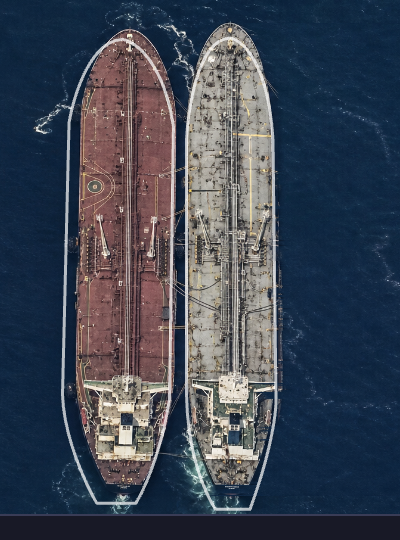
#> input picture .sts_mask/shot3.png, 400 x 540 px, found by its file name
$ python diag3.py
#> lines starting #> are read from the running program, lines starting #| are printed output that depends on the picture; after the words box and inside, x2 and y2 are one past the last pixel; in counts of white or black regions, pixels touching at a corner belong together
import numpy as np
from PIL import Image

im = Image.open('.sts_mask/shot3.png').convert('RGB')
a = np.asarray(im).astype(np.int32)
H, W, _ = a.shape
#> H = 540; W = 400
water = a[:, :12, :].reshape(-1, 3).mean(axis=0)
#> water = [16.41, 37.33, 62.06]
print('shot', W, H, 'water', water.astype(int))
#| shot 400 540 water [16 37 62]
dist = np.sqrt(((a - water) ** 2).sum(axis=2))
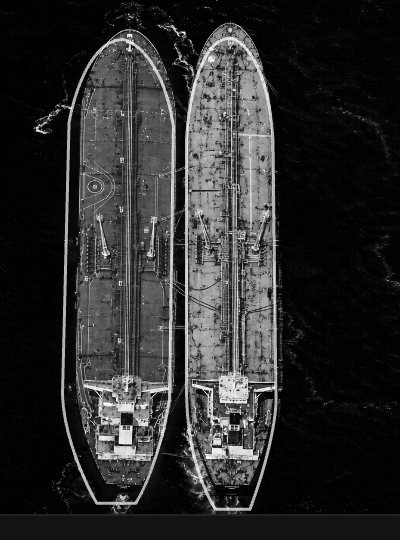
#> dist: shape (540, 400) float64; min 0.524, max 369.8, mean 65.2; drawn with min black and max white

mn = a.min(axis=2); mx = a.max(axis=2)
#> after `mn = a.min(axis=2)`:
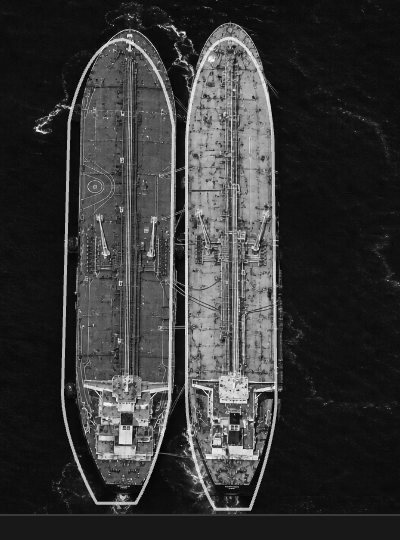
#> mn: shape (540, 400) int32; min 1, max 249, mean 54.3
#> after `mx = a.max(axis=2)`:
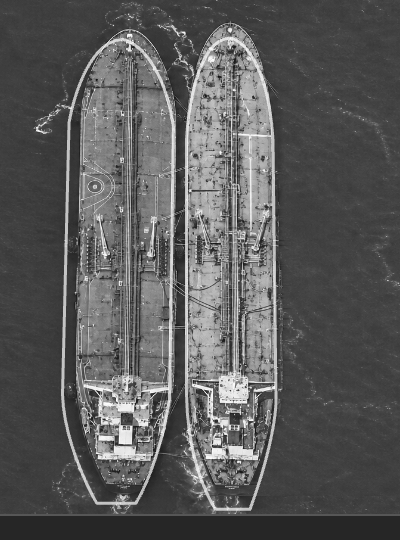
#> mx: shape (540, 400) int32; min 16, max 254, mean 89.9
whiteish = (mn > 120) & ((mx - mn) < 55)   # bright, low-sat -> outline stroke / foam
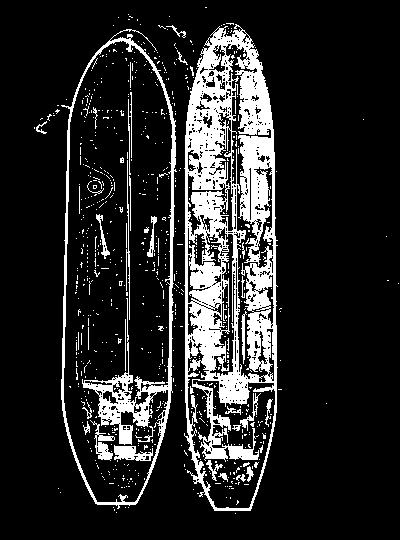
#> whiteish: shape (540, 400) bool; 15.3% white; 754 white regions (717 under 20 px), largest, box (x1, y1, x2, y2) and area: (184, 24, 278, 511) 22589, (61, 29, 177, 509) 5567, (114, 445, 153, 461) 387

# For a set of sample rows, print: ship left/right edge (dist>50) and
# outline left/right edge (whiteish) so we can see the gap in the water.
for y in [120, 200, 280, 360, 430]:
    ship_cols = np.where(dist[y] > 55)[0]
    w_cols = np.where(whiteish[y])[0]
    sL = ship_cols.min() if ship_cols.size else -1
    sR = ship_cols.max() if ship_cols.size else -1
    wL = w_cols.min() if w_cols.size else -1
    wR = w_cols.max() if w_cols.size else -1
    print(f'y={y}: shipL={sL} shipR={sR} | outlineL={wL} outlineR={wR} '
          f'| leftGap={sL-wL} rightGap={wR-sR}')
#> this loop made 5 passes
#> (sL, sR, wL, wR) on passes 1 to 5: (37, 369, 49, 272), (65, 275, 66, 274), (63, 388, 64, 388), (61, 282, 62, 280), (66, 273, 66, 273)
#| y=120: shipL=37 shipR=369 | outlineL=49 outlineR=272 | leftGap=-12 rightGap=-97
#| y=200: shipL=65 shipR=275 | outlineL=66 outlineR=274 | leftGap=-1 rightGap=-1
#| y=280: shipL=63 shipR=388 | outlineL=64 outlineR=388 | leftGap=-1 rightGap=0
#| y=360: shipL=61 shipR=282 | outlineL=62 outlineR=280 | leftGap=-1 rightGap=-2
#| y=430: shipL=66 shipR=273 | outlineL=66 outlineR=273 | leftGap=0 rightGap=0

$ run again, with .sts_mask/app_shot.png copied over .sts_mask/shot3.png
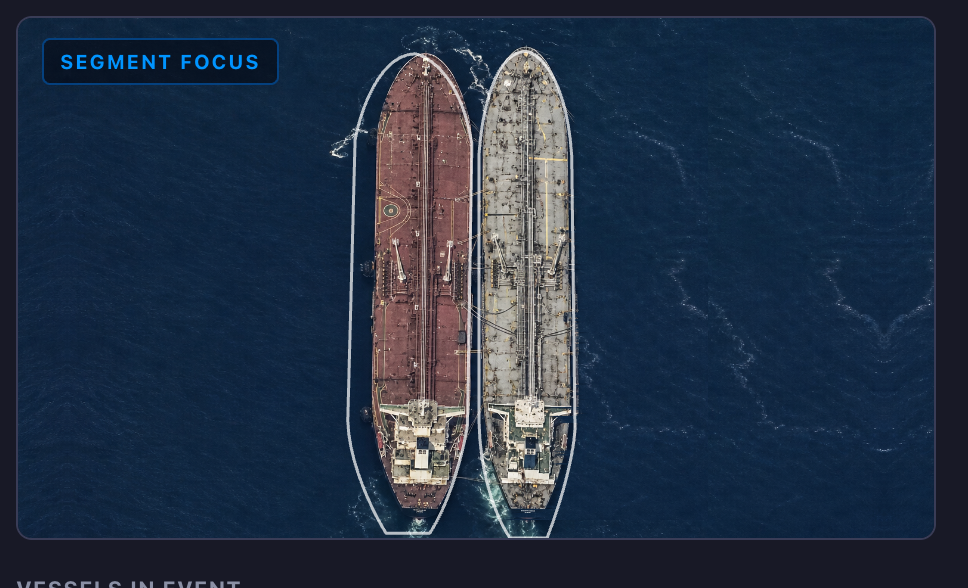
#> input picture .sts_mask/app_shot.png, 968 x 588 px, found by its file name
#> water = [24, 25, 38]
#| shot 968 588 water [24 25 38]
#> `mx = a.max(axis=2)`:
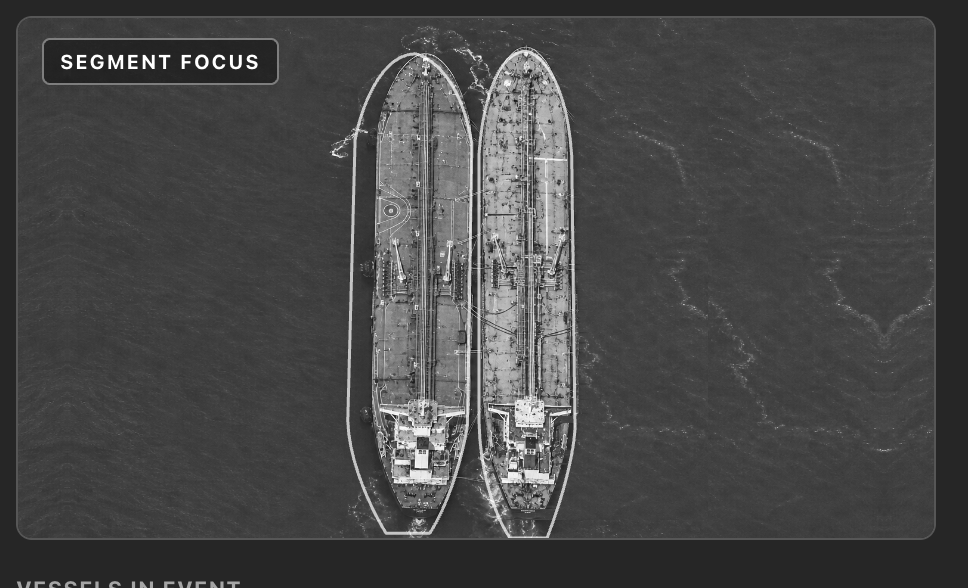
#> mx: shape (588, 968) int32; min 14, max 255, mean 71.2
#> `whiteish = (mn > 120) & ((mx - mn) < 55)`:
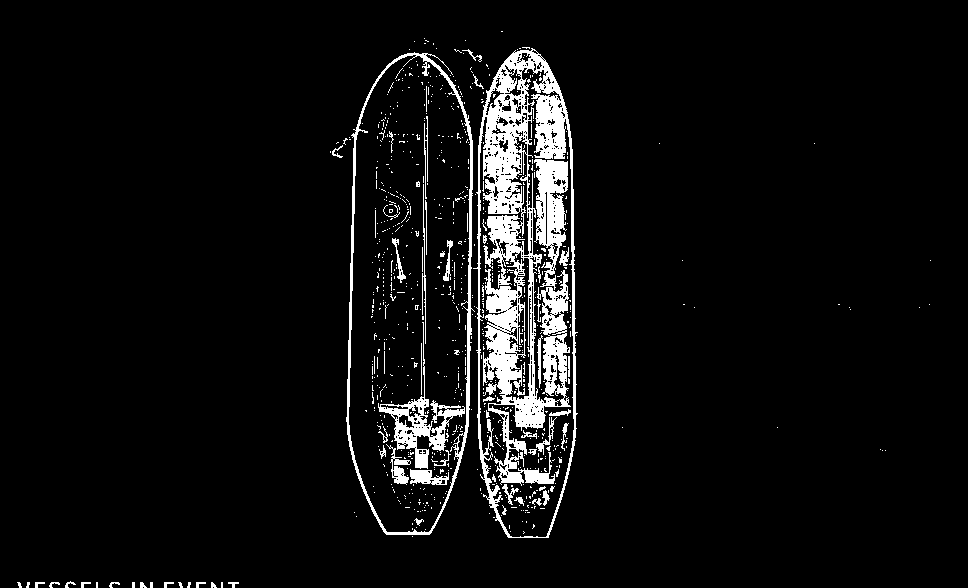
#> whiteish: shape (588, 968) bool; 5.9% white; 829 white regions (774 under 20 px), largest, box (x1, y1, x2, y2) and area: (473, 48, 578, 538) 19919, (346, 52, 475, 535) 3419, (534, 159, 568, 290) 2481
#> the loop `for y in [120, 200, 280, 360, 430]:` made 5 passes
#> (wL, wR) on passes 1 to 5: (358, 568), (352, 573), (350, 574), (348, 575), (347, 575)
#> (printed output is left out)

$ run again, with .sts_mask/debug_sts_raft_3.png.png copied over .sts_mask/shot3.png
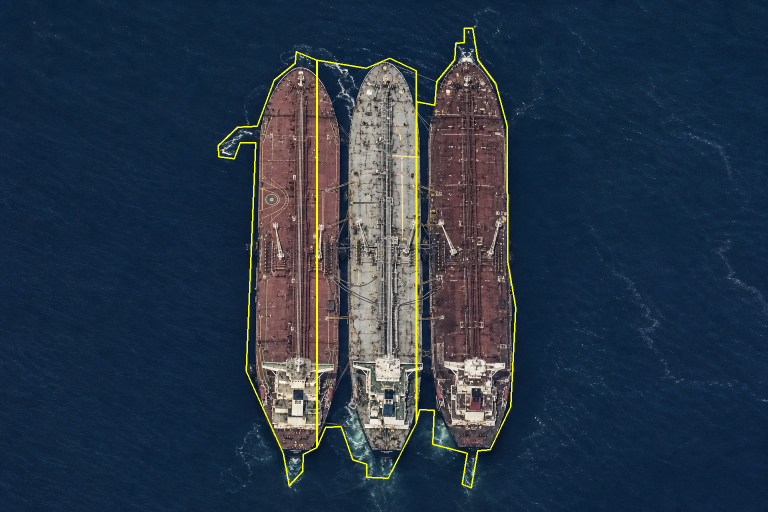
#> input picture .sts_mask/debug_sts_raft_3.png.png, 1536 x 1024 px, found by its file name (shown at 1/2 size)
#> im is the input picture: PIL image 1536x1024 RGB; mean R, G, B 39.9, 54.1, 70.6
#> water = [16.86, 37.49, 63.44]
#| shot 1536 1024 water [16 37 63]
#> `mx = a.max(axis=2)`:
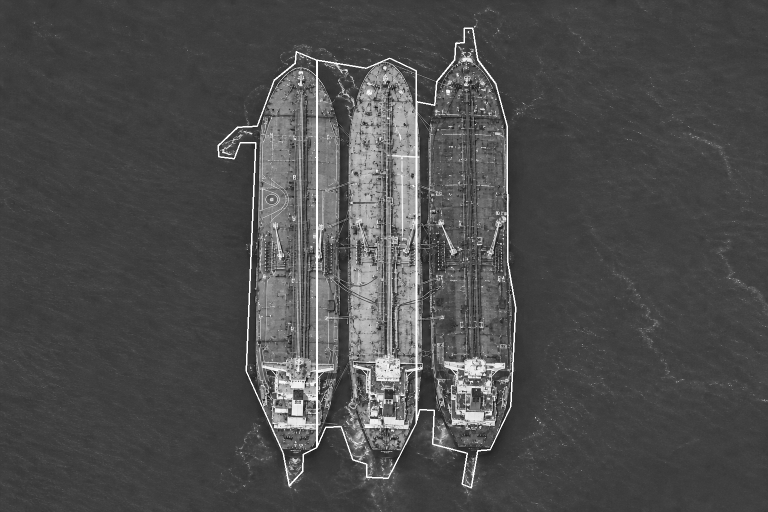
#> mx: shape (1024, 1536) int32 (shown at 1/2 size); min 0, max 255, mean 77.1
#> `whiteish = (mn > 120) & ((mx - mn) < 55)`:
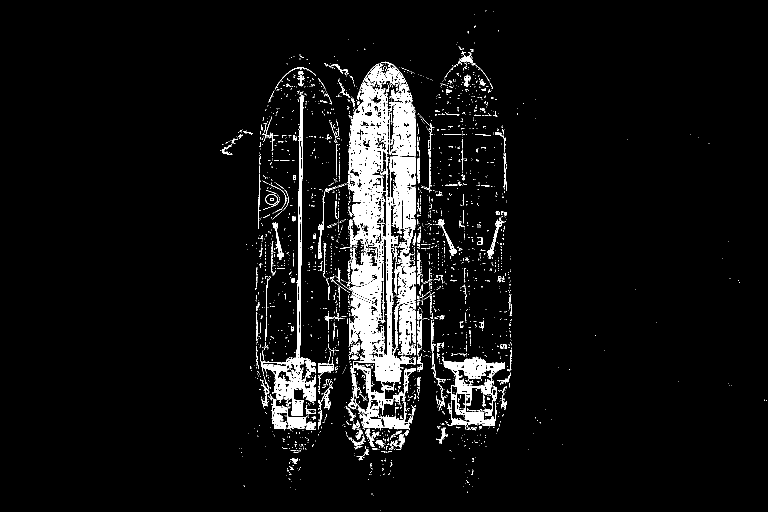
#> whiteish: shape (1024, 1536) bool (shown at 1/2 size); 5.8% white; 2703 white regions (2467 under 20 px), largest, box (x1, y1, x2, y2) and area: (673, 123, 831, 861) 49010, (520, 189, 632, 832) 7104, (889, 713, 1010, 853) 6055
#> the loop `for y in [120, 200, 280, 360, 430]:` made 5 passes
#> (sL, sR, wL, wR) on passes 1 to 5: (562, 957, 674, 944), (532, 1350, 539, 943), (446, 1412, 464, 1010), (507, 1015, 518, 1011), (504, 1525, 517, 1012)
#> (printed output is left out)
